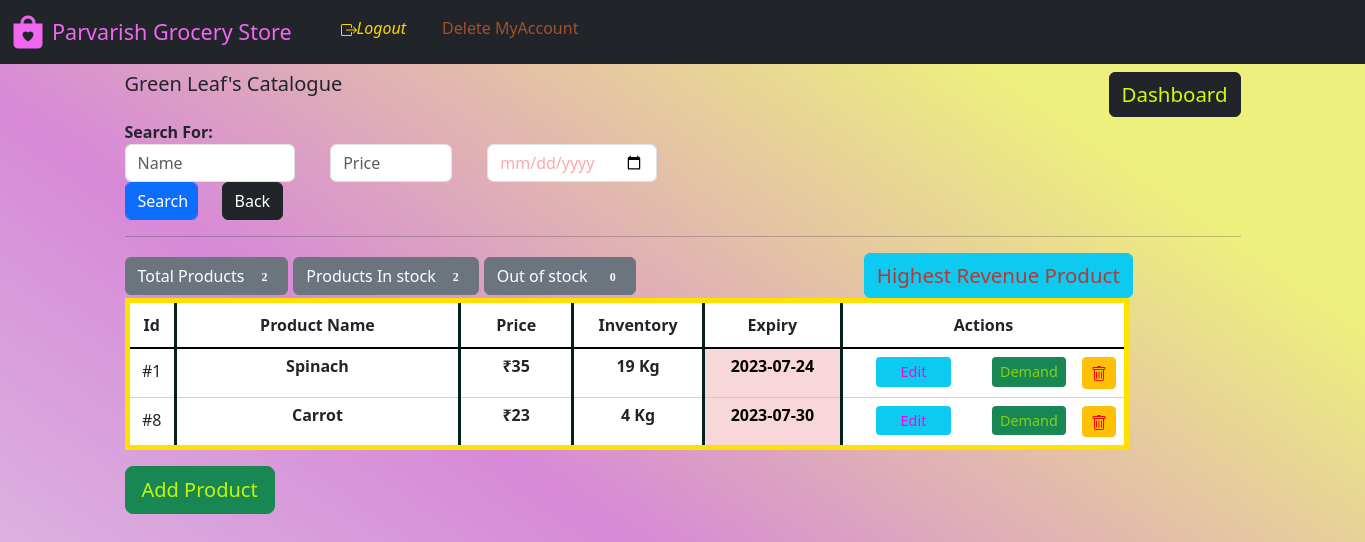
The page /manager_dash/category_catalog/1 on the database as committed earlier.
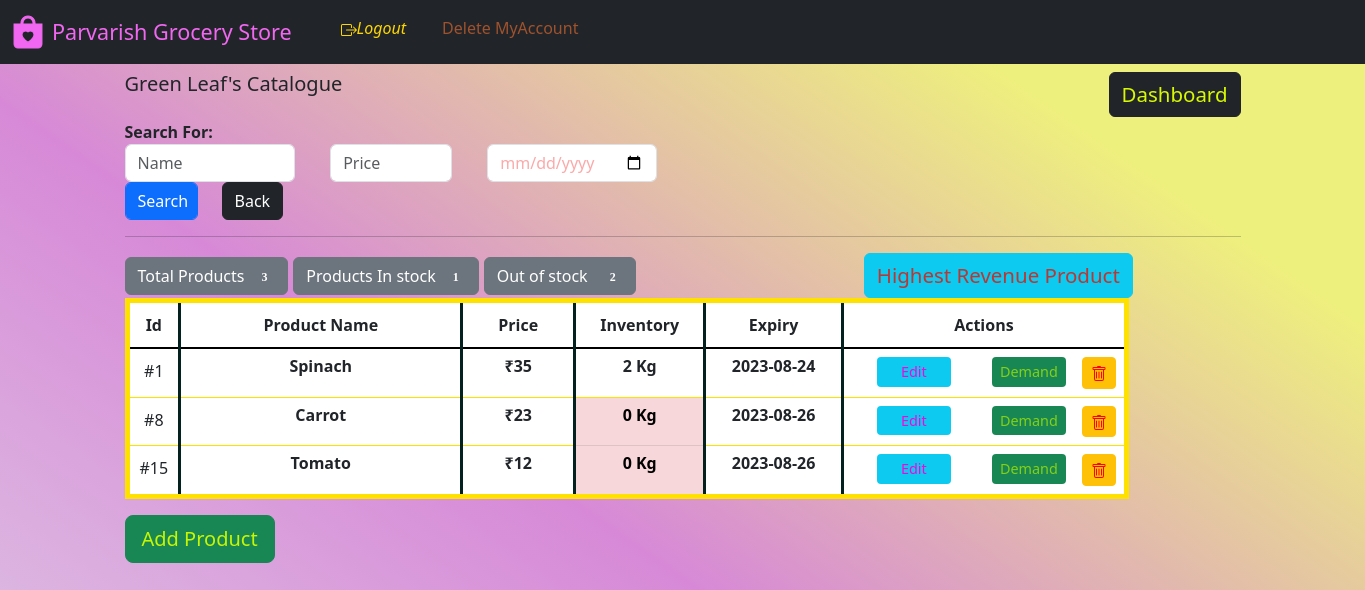
The same page on the database as committed later.
### website/model.py (models this page shows)
class Product(db.Model):
    product_id = db.Column(db.Integer(), primary_key=True)
    product_Name = db.Column(db.String(), nullable=False)
    metric_Unit = db.Column(db.String(), nullable=False)
    rate = db.Column(db.Integer(), nullable=False)
    rate_perUnit = db.Column(db.String(), nullable=False)
    stock = db.Column(db.Integer(), nullable=False)
    expiredBy = db.Column(db.String(), nullable=False)
    category_Id = db.Column(db.String(), db.ForeignKey('category.category_Id'))

### website/views.py (the view, shortened to what this page needs)
@login_required
@Views.route('/manager_dash/category_catalog/<int:id>', methods=["GET", "POST"])
def Category_catalog(id):
    category = Category.query.get(id)
    products = Product.query.filter(Product.category_Id == id).order_by(
        Product.expiredBy.asc()).all()
    produce = Product.query.filter(Product.category_Id == id).all()
    m = 0
    date1 = str(date.today())
    print(date1)
    expired_dates = set()
    for pro in produce:
        if pro.stock > 0:
            m += 1
        if pro.expiredBy <= date1:
            expired_dates.add(pro.expiredBy)
    if os.path.isfile('website/static/BestProduct.png'):
        os.remove('website/static/BestProduct.png')
    pd_3(category.category_Name)
    return render_template('category_catalog.html', name=category.category_Name, category_id=category.category_Id, products=products, product_instock=m, expired_dates=expired_dates)

### website/templates/category_catalog.html (shortened to what the changed rows need)
{% extends "base.html" %} {% block title %}Catalog{% endblock %} {% block content %}<section>
<section>
{% if products|length == 0 %}
  <div class="alert alert-warning" role="alert">
    <p>No Product found.</p>
    Press
    <a class="btn btn-dark btn-sm"
      href="/manager_dash/category_create/{{ category_id }}"
      class="alert-link"
      style="
        color: rgb(153, 43, 226);
          padding: 10px 10px; text-decoration: none;
      "
      >'Add Product'</a
    >
    to add a new product in this catefory
  </div>
  {% else %}
  <div><span>
  <button type="button" STYLE="font-family:'Verdana',margin-left = 5px;"class="btn btn-secondary">
    Total Products <span STYLE="font-family:'Verdana';margin-left :5px;" class="badge badge-light">{{ products|length }}</span>
  </button></span><span STYLE="margin-left: 5px;"><button type="button" STYLE="font-family:'Verdana',margin-left = 5px;"class="btn btn-secondary">
    Products In stock <span STYLE="font-family:'Verdana';margin-left : 5px;" class="badge badge-light">{{ product_instock }}</span>
  </button></span>
  <span><button type="button" STYLE="font-family:'Verdana',margin-left = 5px;"class="btn btn-secondary">
    Out of stock <span STYLE="font-family:'Verdana';margin-left : 10px" class="badge badge-light">{{ products|length - product_instock }}</span>
  </button></span>
  <span>
  <button type="button" class="btn btn-info" style="margin-left: 20%;color: rgba(227, 21, 7, 0.809); font-size: 1.5vw;text-decoration: none;" data-toggle="modal" data-target="#exampleModalCenter3">
    Highest Revenue Product
  </button>
  </span></div>
  <table
  class="table table-hover"
    style="
      border: 5px solid rgb(255, 225, 0);
      width: 90%;
    "
  ><thead class="thead-dark">
    <tr align="center" style="border-bottom: 2px solid black">
      <th
        style="
          padding: 10px 10px;
          width: 5%;
          border-right: 3px solid rgb(3, 33, 31);
        "
      >
        Id
      </th>
      <th
        style="
          border-right: 3px solid rgb(3, 33, 31);
          padding: 10px 10px;
          width: 35%;
        "
      >
        Product Name
      </th>
      <th
        style="
          border-right: 3px solid rgb(3, 33, 31);
          padding: 10px 10px;
          width: 13%;
        "
      >
        Price
      </th>
      <th
        style="
          border-right: 3px solid rgb(3, 33, 31);
          padding: 10px 10px;
          width: 14%;
        "
      >
        Inventory
      </th>
      <th
        style="
          border-right: 3px solid rgb(3, 33, 31);
          padding: 10px 10px;
          width: 16%;
        "
      >
        Expiry
      </th>
      <th style=" padding: 10px 10px; width: 50%" colspan="3">
        Actions
      </th>
    </tr></thead>
    {% for variety in products %}
    <tbody>
    <tr align="center" style="width: 100%">
      <td style="padding: 10px; border-right: 3px solid rgb(3, 33, 31)">
        #{{ variety.product_id }}
      </td>
      <td
        style=" padding: 5px; border-right: 3px solid rgb(3, 33, 31)"
      >
        <strong
          >{{ variety.product_Name }}
          </strong
        >
      </td>
      <td
        style=" padding: 5px; border-right: 3px solid rgb(3, 33, 31)"
      >
        <strong
          >&#8377;{{ variety.rate}}
          </strong
        >
      </td>
      {% if variety.stock == 0 %}
      <td class="table-danger"
        style=" padding: 5px; border-right: 3px solid rgb(3, 33, 31)"
      >
        <strong
          >{{ variety.stock }} {{ variety.metric_Unit }}
          </strong
        >
      </td>
      {% else %}
      <td
        style=" padding: 5px; border-right: 3px solid rgb(3, 33, 31)"
      >
        <strong
          >{{ variety.stock }} {{ variety.metric_Unit }}
          </strong
        >
      </td>
      {% endif %}
      {% if variety.expiredBy in expired_dates  %}
      <td class="table-danger"
      style=" padding: 5px; border-right: 3px solid rgb(3, 33, 31)"
    >
      <strong
        >{{ variety.expiredBy }}
        </strong
      >
    </td>{% else %}
      <td
      style=" padding: 5px; border-right: 3px solid rgb(3, 33, 31)"
    >
      <strong
        >{{ variety.expiredBy }}
        </strong
      >
    </td>
    {% endif %}
    <span>
      <td style="width: 25%">
        <a class="btn btn-info btn-sm" style="width:60%;color:rgb(246, 5, 218);font-size: 0.9em;border:3px;"  href="/manager_dash/update_item/{{ variety.product_id }}"
          >Edit</a
        >
      </td></span><span><span><td style="width: 80%">
      <a class="btn btn-success btn-sm" style="margin: 0px;color: rgba(157, 227, 7, 0.809); font-size: 0.9em;text-decoration: none;border:0px" href="/manager_dash/demand_item/{{ variety.product_Name }}">
        Demand
      </a>
    </td></span>
      <td >
        <a class="btn btn-warning btn-sm"  onclick="return confirm('Are you sure to delete?')" style="width:100%; color: red;text-decoration: none;font-size: 0.9em"  href="/manager_dash/delete_product/{{ variety.product_id }}"></a>
      </td></span>
    </tr></tbody>
    {% endfor %}
  </table>
  <strong><a align=center class="btn btn-success btn-lg" style="color:rgb(198, 246, 4)" href="/manager_dash/category_create/{{ category_id }}" style="text-decoration: none;"
    >Add Product</a
  ></strong>
  <br></br>
  {% endif %}
</div></section>
{% endblock %}

Rows that differ between the two databases and show on the page:
changed Product "Spinach": stock "19" → "2"; expiredBy "2023-07-24" → "2023-08-24"
changed Product "Carrot": stock "4" → "0"; expiredBy "2023-07-30" → "2023-08-26"
added Product: product_id "15", product_Name "Tomato", rate "12", stock "0", metric_Unit "Kg", expiredBy "2023-08-26"
Other text that changed with them:
{{ products|length }}: "2" → "3"
{{ product_instock }}: "2" → "1"
{{ products|length - product_instock }}: "0" → "2"
